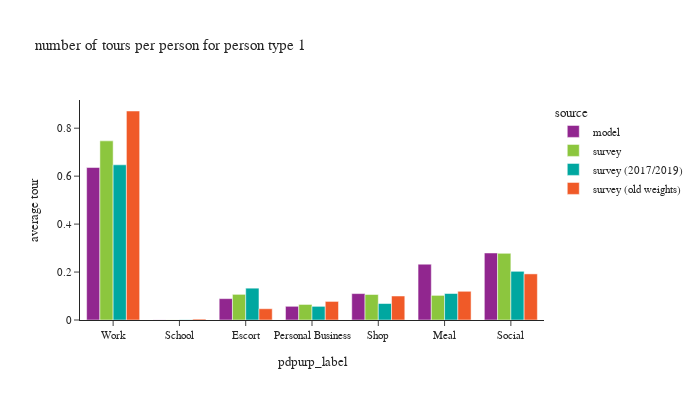

Notebook cell for this chart:
### Code cell
plot_by_pptyp(df_tour, '1')

### Figure 1 — Plotly figure (JSON) as saved in the notebook; plotly's stock layout.template omitted (floating-point values rounded to 4 significant figures)
{"data": [{"alignmentgroup": "True", "hovertemplate": "source=model<br>pdpurp_label=%{x}<br>average tour=%{y}<extra></extra>", "legendgroup": "model", "marker": {"color": "#91268F", "pattern": {"shape": ""}}, "name": "model", "offsetgroup": "model", "orientation": "v", "showlegend": true, "textposition": "auto", "type": "bar", "x": ["Work", "School", "Escort", "Personal Business", "Shop", "Meal", "Social"], "xaxis": "x", "y": [0.636, 0.000419, 0.08915, 0.05712, 0.1102, 0.2327, 0.2796], "yaxis": "y"}, {"alignmentgroup": "True", "hovertemplate": "source=survey<br>pdpurp_label=%{x}<br>average tour=%{y}<extra></extra>", "legendgroup": "survey", "marker": {"color": "#8CC63E", "pattern": {"shape": ""}}, "name": "survey", "offsetgroup": "survey", "orientation": "v", "showlegend": true, "textposition": "auto", "type": "bar", "x": ["Work", "School", "Escort", "Personal Business", "Shop", "Meal", "Social"], "xaxis": "x", "y": [0.7472, 0.0002876, 0.107, 0.06486, 0.1063, 0.1027, 0.2779], "yaxis": "y"}, {"alignmentgroup": "True", "hovertemplate": "source=survey (2017/2019)<br>pdpurp_label=%{x}<br>average tour=%{y}<extra></extra>", "legendgroup": "survey (2017/2019)", "marker": {"color": "#00A7A0", "pattern": {"shape": ""}}, "name": "survey (2017/2019)", "offsetgroup": "survey (2017/2019)", "orientation": "v", "showlegend": true, "textposition": "auto", "type": "bar", "x": ["Work", "School", "Escort", "Personal Business", "Shop", "Meal", "Social"], "xaxis": "x", "y": [0.6473, 0.0008286, 0.1328, 0.05694, 0.06869, 0.1105, 0.2031], "yaxis": "y"}, {"alignmentgroup": "True", "hovertemplate": "source=survey (old weights)<br>pdpurp_label=%{x}<br>average tour=%{y}<extra></extra>", "legendgroup": "survey (old weights)", "marker": {"color": "#F05A28", "pattern": {"shape": ""}}, "name": "survey (old weights)", "offsetgroup": "survey (old weights)", "orientation": "v", "showlegend": true, "textposition": "auto", "type": "bar", "x": ["Work", "School", "Escort", "Personal Business", "Shop", "Meal", "Social"], "xaxis": "x", "y": [0.8717, 0.003799, 0.04706, 0.0775, 0.1001, 0.1197, 0.1923], "yaxis": "y"}], "layout": {"barmode": "group", "font": {"size": 11}, "height": 400, "legend": {"title": {"text": "source"}, "tracegroupgap": 0}, "title": {"text": "number of tours per person for person type 1"}, "width": 700, "xaxis": {"anchor": "y", "domain": [0.0, 1.0], "title": {"text": "pdpurp_label"}}, "yaxis": {"anchor": "x", "domain": [0.0, 1.0], "tickformat": ".2", "title": {"text": "average tour"}}}}
